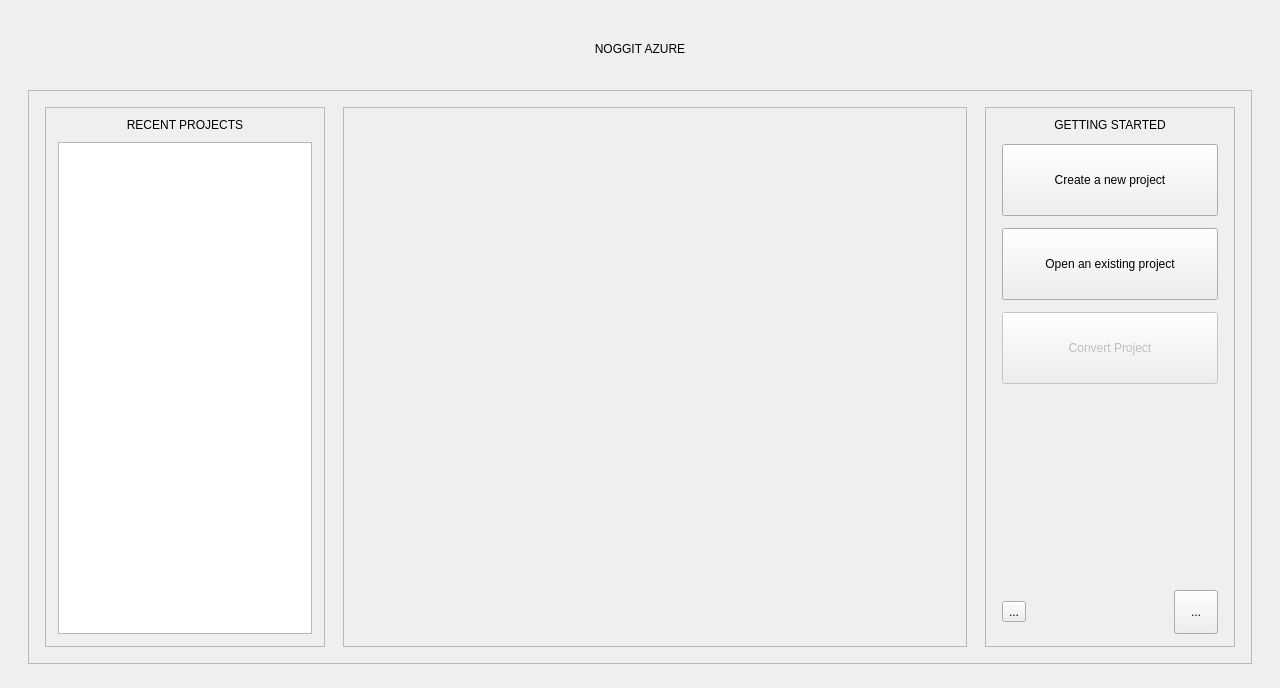
<?xml version="1.0" encoding="UTF-8"?>
<ui version="4.0">
 <class>NoggitProjectSelectionWindow</class>
 <widget class="QMainWindow" name="NoggitProjectSelectionWindow">
  <property name="windowModality">
   <enum>Qt::NonModal</enum>
  </property>
  <property name="geometry">
   <rect>
    <x>0</x>
    <y>0</y>
    <width>1280</width>
    <height>688</height>
   </rect>
  </property>
  <property name="minimumSize">
   <size>
    <width>1200</width>
    <height>645</height>
   </size>
  </property>
  <property name="windowTitle">
   <string>Noggit Azure Project Selection</string>
  </property>
  <property name="windowIcon">
   <iconset>
    <normalon>:/icon</normalon>
   </iconset>
  </property>
  <widget class="QWidget" name="centralwidget">
   <layout class="QVBoxLayout" name="rootLayout">
    <property name="spacing">
     <number>12</number>
    </property>
    <property name="leftMargin">
     <number>28</number>
    </property>
    <property name="topMargin">
     <number>20</number>
    </property>
    <property name="rightMargin">
     <number>28</number>
    </property>
    <property name="bottomMargin">
     <number>24</number>
    </property>
    <item alignment="Qt::AlignHCenter">
     <widget class="QLabel" name="titlePlaque">
      <property name="minimumSize">
       <size>
        <width>340</width>
        <height>58</height>
       </size>
      </property>
      <property name="maximumSize">
       <size>
        <width>420</width>
        <height>58</height>
       </size>
      </property>
      <property name="text">
       <string>NOGGIT AZURE</string>
      </property>
      <property name="alignment">
       <set>Qt::AlignCenter</set>
      </property>
     </widget>
    </item>
    <item>
     <widget class="QFrame" name="mainFrame">
      <property name="frameShape">
       <enum>QFrame::StyledPanel</enum>
      </property>
      <layout class="QHBoxLayout" name="contentLayout">
       <property name="spacing">
        <number>18</number>
       </property>
       <property name="leftMargin">
        <number>16</number>
       </property>
       <property name="topMargin">
        <number>16</number>
       </property>
       <property name="rightMargin">
        <number>16</number>
       </property>
       <property name="bottomMargin">
        <number>16</number>
       </property>
       <item>
       <widget class="QFrame" name="recentPanel">
         <property name="minimumSize">
          <size>
           <width>250</width>
           <height>0</height>
          </size>
         </property>
         <property name="maximumSize">
          <size>
           <width>280</width>
           <height>16777215</height>
          </size>
         </property>
         <property name="frameShape">
          <enum>QFrame::StyledPanel</enum>
         </property>
         <layout class="QVBoxLayout" name="recentLayout">
          <property name="spacing">
           <number>10</number>
          </property>
          <property name="leftMargin">
           <number>12</number>
          </property>
          <property name="topMargin">
           <number>10</number>
          </property>
          <property name="rightMargin">
           <number>12</number>
          </property>
          <property name="bottomMargin">
           <number>12</number>
          </property>
          <item>
           <widget class="QLabel" name="label">
            <property name="text">
             <string>RECENT PROJECTS</string>
            </property>
            <property name="alignment">
             <set>Qt::AlignCenter</set>
            </property>
           </widget>
          </item>
          <item>
           <widget class="QListWidget" name="listView">
            <property name="horizontalScrollBarPolicy">
             <enum>Qt::ScrollBarAlwaysOff</enum>
            </property>
            <property name="selectionMode">
             <enum>QAbstractItemView::SingleSelection</enum>
            </property>
            <property name="spacing">
             <number>8</number>
            </property>
           </widget>
          </item>
         </layout>
       </widget>
      </item>
      <item>
       <widget class="QFrame" name="heroWindow">
        <property name="minimumSize">
         <size>
          <width>280</width>
          <height>0</height>
         </size>
        </property>
        <property name="sizePolicy">
         <sizepolicy hsizetype="Expanding" vsizetype="Expanding">
          <horstretch>1</horstretch>
          <verstretch>0</verstretch>
         </sizepolicy>
        </property>
        <property name="frameShape">
         <enum>QFrame::StyledPanel</enum>
        </property>
       </widget>
      </item>
      <item>
       <widget class="QFrame" name="actionsPanel">
        <property name="minimumSize">
         <size>
          <width>250</width>
          <height>0</height>
         </size>
        </property>
        <property name="maximumSize">
         <size>
          <width>280</width>
          <height>16777215</height>
         </size>
        </property>
         <property name="frameShape">
          <enum>QFrame::StyledPanel</enum>
         </property>
         <layout class="QVBoxLayout" name="actionsLayout">
          <property name="spacing">
           <number>12</number>
          </property>
          <property name="leftMargin">
           <number>16</number>
          </property>
          <property name="topMargin">
           <number>10</number>
          </property>
          <property name="rightMargin">
           <number>16</number>
          </property>
          <property name="bottomMargin">
           <number>12</number>
          </property>
          <item>
           <widget class="QLabel" name="label_2">
            <property name="text">
             <string>GETTING STARTED</string>
            </property>
            <property name="alignment">
             <set>Qt::AlignCenter</set>
            </property>
           </widget>
          </item>
          <item>
           <widget class="QPushButton" name="button_create_new_project">
            <property name="minimumSize">
             <size>
              <width>0</width>
              <height>72</height>
             </size>
            </property>
            <property name="text">
             <string>Create a new project</string>
            </property>
           </widget>
          </item>
          <item>
           <widget class="QPushButton" name="button_open_existing_project">
            <property name="minimumSize">
             <size>
              <width>0</width>
              <height>72</height>
             </size>
            </property>
            <property name="text">
             <string>Open an existing project</string>
            </property>
           </widget>
          </item>
          <item>
           <widget class="QPushButton" name="button_convert_project">
            <property name="enabled">
             <bool>false</bool>
            </property>
            <property name="minimumSize">
             <size>
              <width>0</width>
              <height>72</height>
             </size>
            </property>
            <property name="text">
             <string>Convert Project</string>
            </property>
           </widget>
          </item>
          <item>
           <spacer name="verticalSpacer">
            <property name="orientation">
             <enum>Qt::Vertical</enum>
            </property>
            <property name="sizeHint" stdset="0">
             <size>
              <width>20</width>
              <height>40</height>
             </size>
            </property>
           </spacer>
          </item>
          <item>
           <layout class="QHBoxLayout" name="footerLayout">
            <item>
             <widget class="QToolButton" name="changelog_button">
              <property name="text">
               <string>...</string>
              </property>
             </widget>
            </item>
            <item>
             <spacer name="footerSpacer">
              <property name="orientation">
               <enum>Qt::Horizontal</enum>
              </property>
              <property name="sizeHint" stdset="0">
               <size>
                <width>40</width>
                <height>20</height>
               </size>
              </property>
             </spacer>
            </item>
            <item>
             <widget class="QToolButton" name="settings_button">
              <property name="minimumSize">
               <size>
                <width>44</width>
                <height>44</height>
               </size>
              </property>
              <property name="text">
               <string>...</string>
              </property>
             </widget>
            </item>
           </layout>
          </item>
         </layout>
        </widget>
       </item>
      </layout>
     </widget>
    </item>
   </layout>
  </widget>
 </widget>
 <resources/>
 <connections/>
</ui>
